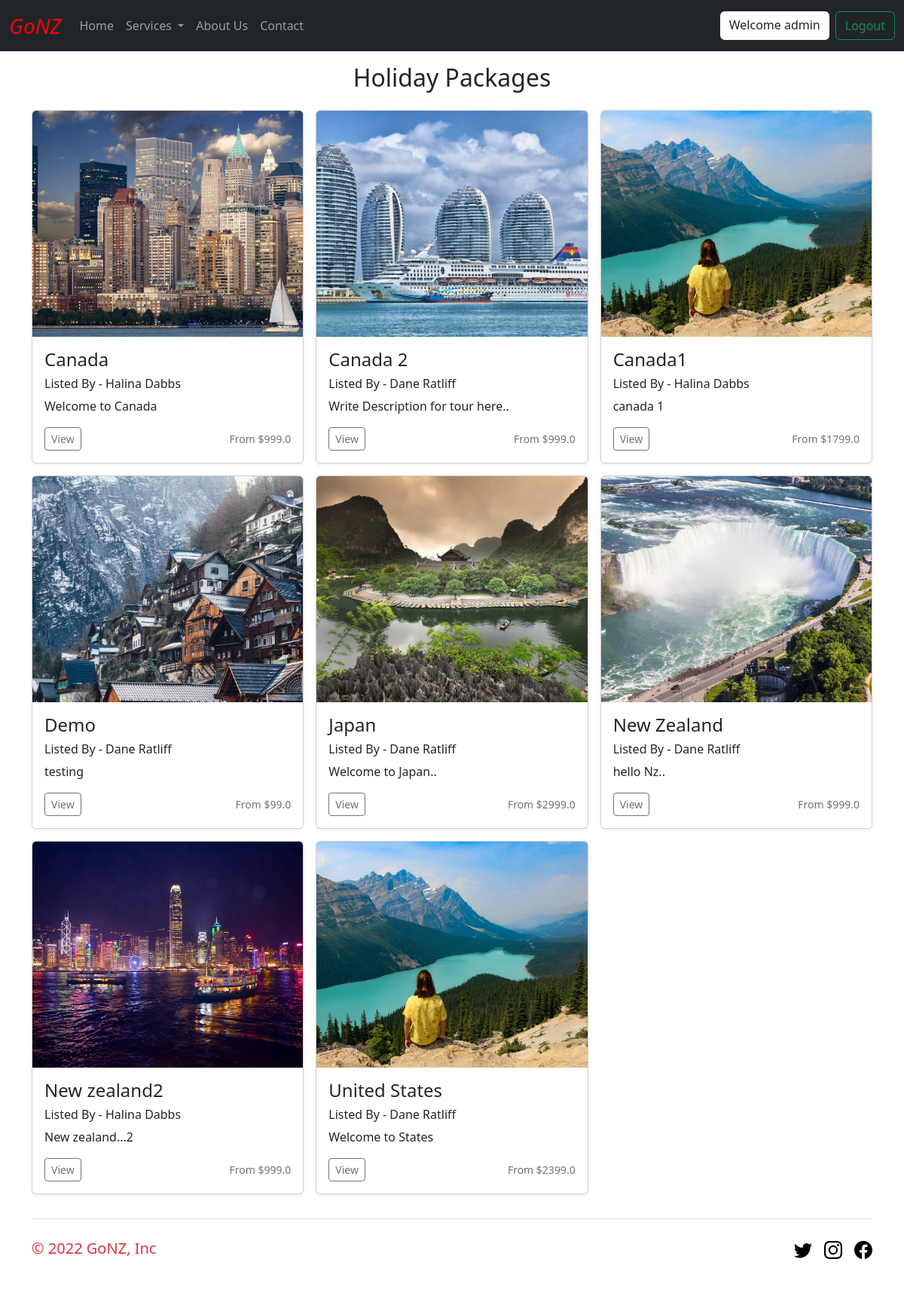
The app's page /tours/ (signed in), older data.
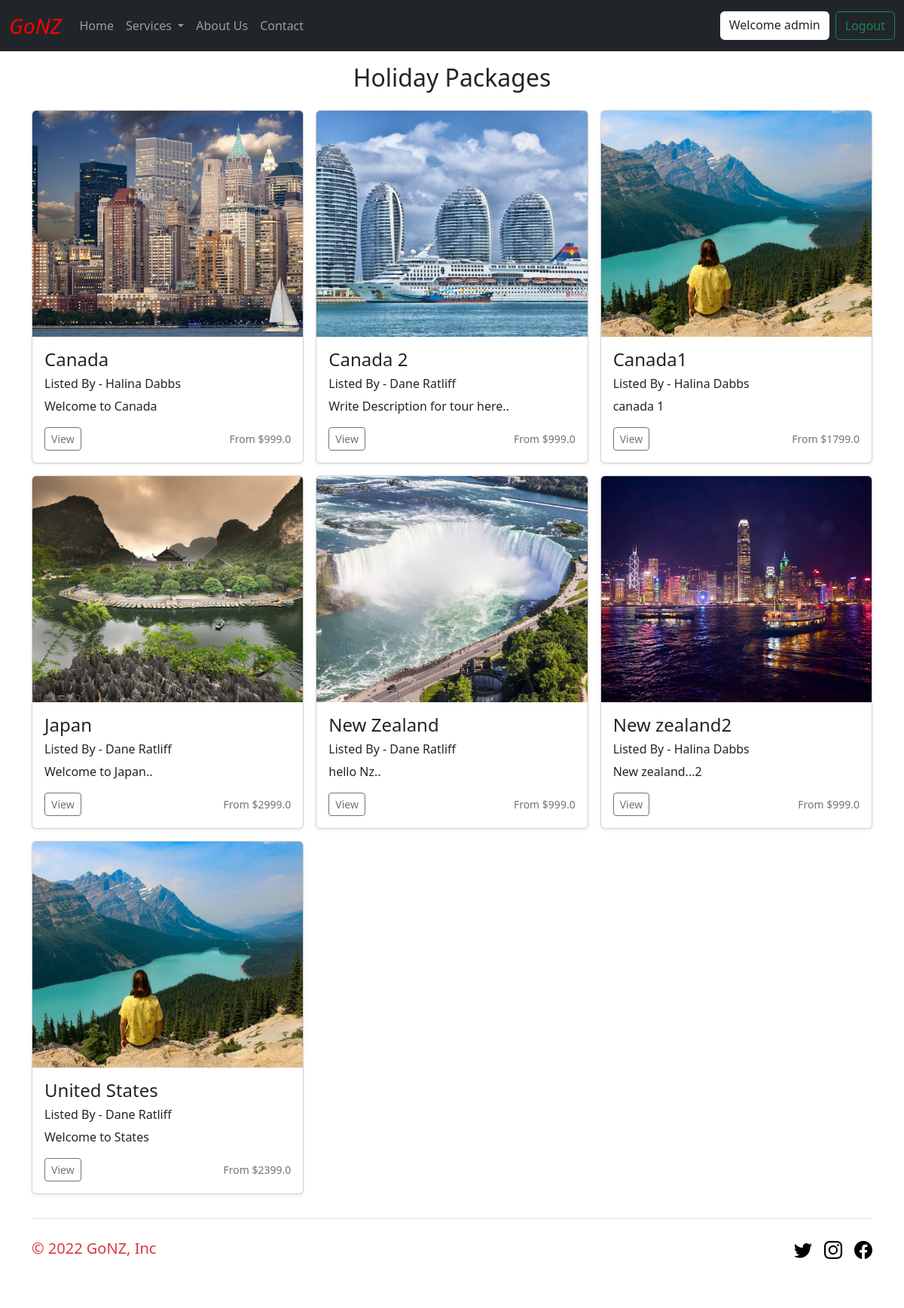
The same page, newer data.
### home/models.py (models this page shows, shortened)
class TourData(models.Model):
    tourName = models.CharField(max_length=200)
    desc = models.CharField(max_length=200)
    price = models.CharField(max_length=10)
    employee = models.ForeignKey(Employee, null=True, on_delete= models.SET_NULL)
    date_created = models.DateField(auto_now_add=True)
    thumbnail = models.ImageField(default="slider-1.jpg", null=True, blank=True)
    class Meta:
        ordering = ['tourName', ]

class Employee(models.Model):
    name = models.CharField(max_length=50,)
    email = models.CharField(max_length=30)
    phone = models.CharField(max_length=15)
    department = models.ForeignKey(Department, null=True, on_delete=models.SET_NULL)
    position = models.CharField(max_length=50)
    date_created = models.DateField(auto_now_add=True)

### home/views.py (the view)
# urls.py: path("tours/", views.tours, name='tours'),
@login_required(login_url='login')
def tours(request):
    tours = TourData.objects.all()
    context = {'tours': tours}
    return render(request, 'home/tours.html', context)

### home/templates/home/tours.html
{% extends 'base.html' %} {% load static %} {% block title %}Tours{% endblock title %} {% block content %}
<div class="container py-2">
  <h2 class="text-center mt-2 mb-4">Holiday Packages</h2>
  <div class="row row-cols-1 row-cols-sm-2 row-cols-md-3 g-3">
    {% for x in tours %}
    <div class="col">
      <div class="card shadow-sm">
        <img class="bd-placeholder-img card-img-top" width="100%" height="300" style="object-fit: cover;" src="{% static x.thumbnail.url %}" alt="">
        <div class="card-body">
          <h4>{{x.tourName}}</h4>
          <h6>Listed By - {{x.employee.name}}</h6>
          <p class="card-text">
            {{x.desc|slice:":150"}}
          </p>
          <div class="d-flex justify-content-between align-items-center">
            <div class="btn-group">
              <a class="btn btn-sm btn-outline-secondary" href="{% url 'tour-detail' x.id %}">View</a>
            </div>
            <small class="text-muted">From ${{x.price}}</small>
          </div>
        </div>
      </div>
    </div>
    {% endfor %}
  </div>
</div>
{% endblock content %}

### templates/base.html (shortened to what this page needs)
<!DOCTYPE html>
{% load static %}
<html lang="en">
  <head>
    <link
      href="https://cdn.jsdelivr.net/npm/bootstrap@5.2.2/dist/css/bootstrap.min.css"
      rel="stylesheet"
    />
    <link
      href="https://getbootstrap.com/docs/5.2/assets/css/docs.css"
      rel="stylesheet"
    />
    <link rel="stylesheet" href="{% static 'style.css' %}" />
  </head>
  <body>
    {% include 'navbar.html' %}
    <div class="class= min-vh-100">
      {% block content %} {% endblock content%}
    </div>
    <div class="container text-danger">
      <footer class="py-0 fs-5">
        <div
          class="d-flex flex-column flex-sm-row justify-content-between py-4 my-4 border-top"
        >
          <p>© 2022 GoNZ, Inc</p>
          <ul class="list-unstyled d-flex">
            <li class="ms-3">
              <a class="link-dark" href="#"
                ><svg class="bi" width="24" height="24">
                  <use xlink:href="#twitter"></use>
                </svg>
              </a>
            </li>
            <li class="ms-3">
              <a class="link-dark" href="#"
                ><svg class="bi" width="24" height="24">
                  <use xlink:href="#instagram"></use>
                </svg>
              </a>
            </li>
            <li class="ms-3">
              <a class="link-dark" href="#"
                ><svg class="bi" width="24" height="24">
                  <use xlink:href="#facebook"></use>
                </svg>
              </a>
            </li>
          </ul>
        </div>
      </footer>
    </div>
  </body>
</html>

### templates/navbar.html (shortened to what this page needs)
<nav class="navbar navbar-expand-lg bg-dark navbar-dark">
  <div class="container-fluid">
    <a class="navbar-brand demo fs-3 fst-italic" href="{% url 'home' %}">GoNZ</a>
    <div class="collapse navbar-collapse " id="navbarSupportedContent">
      <ul class="navbar-nav me-auto mb-2 mb-lg-0 ">
        <li class="nav-item">
          <a class="nav-link" aria-current="page" href="{% url 'home' %}"
            >Home</a
          >
        </li>
        <li class="nav-item dropdown">
          <a
            class="nav-link dropdown-toggle"
            href="#"
            role="button"
            data-bs-toggle="dropdown"
            aria-expanded="false"
          >
            Services
          </a>
        </li>
        <li class="nav-item">
          <a class="nav-link" href="/about">About Us</a>
        </li>
        <li class="nav-item">
          <a class="nav-link" href="{% url 'contact' %}">Contact</a>
        </li>
      </ul>
      <div class="d-flex" style="justify-content: space-between;">
        <div
          style="
            margin-right: 0.5rem;
            padding: 0.375rem 0.75rem;
            background-color: #fff;
            border-radius: 1px solid #ced4da;
            border-radius: 0.375rem;
          "
        >
          Welcome {{request.user}}
        </div>
        <a class="btn btn-outline-success" href="{% url 'logout' %}">Logout</a>
      </div>
    </div>
  </div>
</nav>

### static/style.css (style rules this page uses)
.demo { color: red; }

Row changes from the older to the newer data that the page shows:
removed TourData: thumbnail (picture), tourName "Demo", employee.name "Dane Ratliff", desc "testing", price "99.0"
